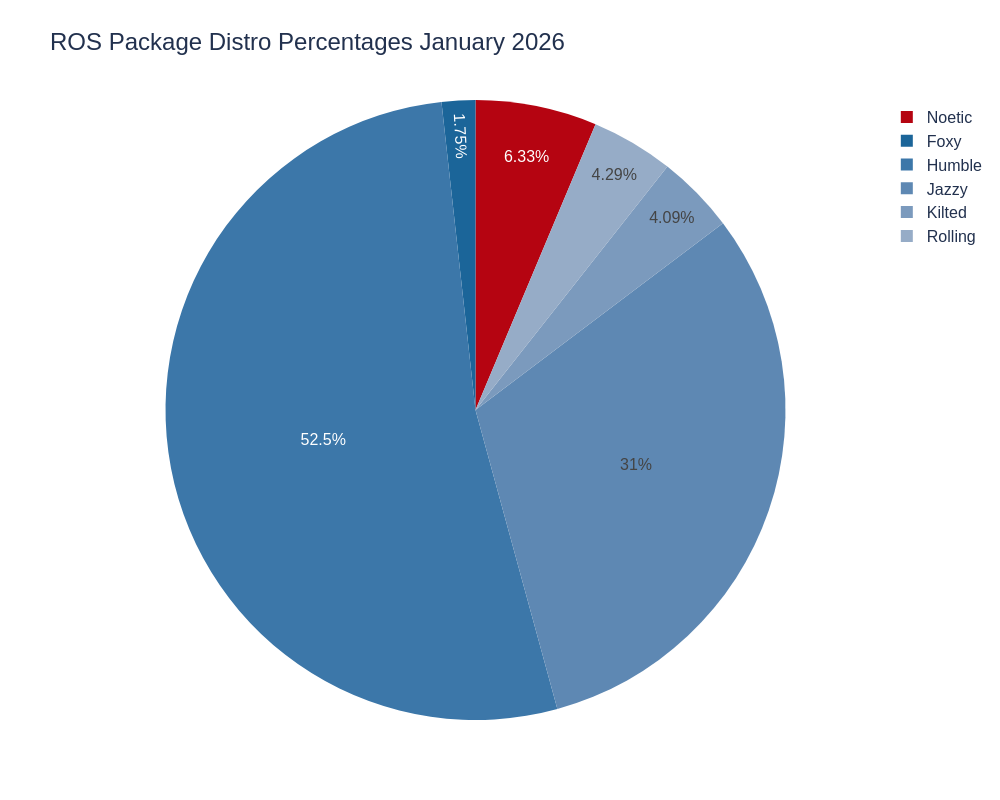

The notebook cell this image was saved under:
### Code cell
trace1 = go.Pie(values= temp[this_year], labels = temp["name"],title="",sort= False)
layout = go.Layout(title="ROS Package Distro Percentages {0} {1}".format(this_month,this_year))
fig = go.Figure(data=trace1, layout=layout)


fig.update_layout(
    font_family="Arial",
    font_color="#22314E",
    font_size=16,
    title_font_size = 24,
    title_font_family="Arial",
    title_font_color="#22314E",
    width = 1000,
    height = 800
)

fig.update_traces(marker=dict(colors=["#b50411","#1b6599","#3c77a9","#5e88b3","#7b9abd","#96acc7","#b0bed1"
,"#fdc6ba","#FFFF99"]))

fig.show()

### Figure 1 — Plotly figure (JSON) as saved in the notebook; plotly's stock layout.template omitted (floating-point values rounded to 4 significant figures)
{"data": [{"labels": ["Noetic", "Foxy", "Humble", "Jazzy", "Kilted", "Rolling", "All Other Distros", "Python Pkgs"], "marker": {"colors": ["#b50411", "#1b6599", "#3c77a9", "#5e88b3", "#7b9abd", "#96acc7", "#b0bed1", "#fdc6ba", "#FFFF99"]}, "sort": false, "title": {"text": ""}, "type": "pie", "values": [5.6, 1.55, 46.46, 27.46, 3.62, 3.8, NaN, NaN]}], "layout": {"font": {"color": "#22314E", "family": "Arial", "size": 16}, "height": 800, "title": {"font": {"color": "#22314E", "family": "Arial", "size": 24}, "text": "ROS Package Distro Percentages January 2026"}, "width": 1000}}
